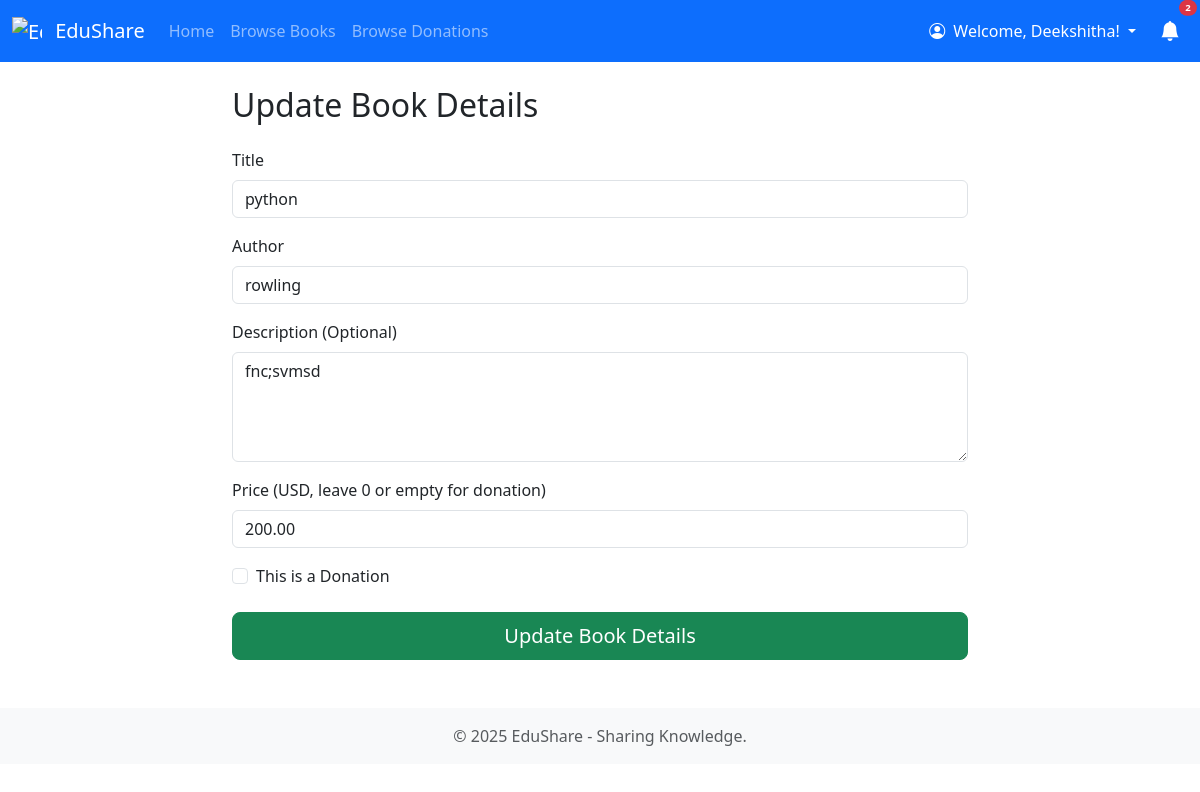
/book/20/edit (signed in), run on the app's committed database.
### models.py (models this page shows, shortened)
class User(db.Model, UserMixin):
    id = db.Column(db.Integer, primary_key=True)
    username = db.Column(db.String(80), unique=True, nullable=False)
    email = db.Column(db.String(120), unique=True, nullable=False)
    password_hash = db.Column(db.String(128), nullable=False)
    phone_number = db.Column(db.String(20), nullable=True) # Existing
    books = db.relationship('Book', backref='owner', lazy='dynamic') # Changed lazy to 'dynamic' for potential filtering
    sent_requests = db.relationship('Transaction',
                                    foreign_keys='Transaction.requester_id',
                                    backref='requester',
                                    lazy='dynamic')
    received_requests = db.relationship('Transaction',
                                        foreign_keys='Transaction.owner_id',
                                        backref='book_owner', # Use specific backref name
                                        lazy='dynamic')
    notifications = db.relationship('Notification',
                                    backref='user',
                                    lazy='dynamic',
                                    order_by="Notification.timestamp.desc()") # Order notifications for user
    def unread_notifications_count(self):
        return Notification.query.filter_by(user_id=self.id, is_read=False).count()

class Book(db.Model):
    id = db.Column(db.Integer, primary_key=True)
    title = db.Column(db.String(150), nullable=False)
    author = db.Column(db.String(100), nullable=False)
    description = db.Column(db.Text, nullable=True)
    price = db.Column(db.Float, nullable=True)
    is_donation = db.Column(db.Boolean, default=False, nullable=False)
    status = db.Column(db.String(20), default='available', nullable=False, index=True) # Added index
    date_posted = db.Column(db.DateTime, nullable=False, default=datetime.utcnow, index=True) # Added index
    user_id = db.Column(db.Integer, db.ForeignKey('user.id'), nullable=False) # Existing FK
    transactions = db.relationship('Transaction', backref='book', lazy='dynamic')

### app.py (the view, shortened to what this page needs)
@app.route('/book/<int:book_id>/edit', methods=['GET', 'POST'])
@login_required
def edit_book(book_id):
    book = Book.query.get_or_404(book_id)
    if book.owner != current_user:
        abort(403)
    if book.status != 'available':
        flash('You cannot edit a book involved in a pending or completed transaction.', 'warning')
        return redirect(url_for('book_detail', book_id=book.id))
    form = AddBookForm(obj=book)
    return render_template('add_book.html', title='Edit Book Listing', form=form, legend='Update Book Details')

### forms.py
class AddBookForm(FlaskForm):
    title = StringField('Title', validators=[DataRequired(), Length(max=100)])
    author = StringField('Author', validators=[DataRequired(), Length(max=100)])
    description = TextAreaField('Description (Optional)', validators=[Optional(), Length(max=1000)])
    price = DecimalField('Price (USD, leave 0 or empty for donation)',
                         validators=[Optional(), NumberRange(min=0)],
                         places=2, rounding=None, default=0.00)
    is_donation = BooleanField('This is a Donation')
    submit = SubmitField('List Book')

### app.py (called while the page is built)
@login_manager.user_loader
def load_user(user_id):
    return User.query.get(int(user_id))

@app.context_processor
def inject_notification_count():
    count = 0
    if current_user.is_authenticated:
        try:
            count = current_user.unread_notifications_count()
        except Exception as e:
            app.logger.error(f"Error getting notification count for user {current_user.id}: {e}")
            count = 0 # Default to 0 if there's an error
    return dict(unread_notifications=count)

@app.context_processor # <<< ADD THIS DECORATOR
def inject_global_vars():
    return dict(
        now=datetime.utcnow() # Pass the current UTC datetime object
    )

### templates/add_book.html (shortened to what this page needs)
{% extends "base.html" %}
{% block content %}
    <div class="row justify-content-center">
        <div class="col-md-8">
            <h2 class="mb-4">{{ legend | default('Add a Book for Sale or Donation') }}</h2>
            <form method="POST" action="" novalidate>
                <div class="mb-3">
                    {{ form.title.label(class="form-label") }}
                    {% if form.title.errors %}
                        {{ form.title(class="form-control is-invalid") }}
                        <div class="invalid-feedback">
                            {% for error in form.title.errors %} <span>{{ error }}</span> {% endfor %}
                        </div>
                    {% else %}
                        {{ form.title(class="form-control") }}
                    {% endif %}
                </div>
                <div class="mb-3">
                    {{ form.author.label(class="form-label") }}
                    {% if form.author.errors %}
                        {{ form.author(class="form-control is-invalid") }}
                        <div class="invalid-feedback">
                            {% for error in form.author.errors %} <span>{{ error }}</span> {% endfor %}
                        </div>
                    {% else %}
                        {{ form.author(class="form-control") }}
                    {% endif %}
                </div>
                 <div class="mb-3">
                    {{ form.description.label(class="form-label") }}
                    {{ form.description(class="form-control book-description", rows=4) }}
                 </div>
                 <div class="mb-3">
                    {{ form.price.label(class="form-label") }}
                     {% if form.price.errors %}
                        {{ form.price(class="form-control is-invalid", step="0.01", type="number") }}
                        <div class="invalid-feedback">
                            {% for error in form.price.errors %} <span>{{ error }}</span> {% endfor %}
                        </div>
                    {% else %}
                        {{ form.price(class="form-control", step="0.01", type="number", placeholder="e.g., 15.00 - leave blank or 0 for donation") }}
                    {% endif %}
                 </div>
                <div class="mb-3 form-check">
                    {{ form.is_donation(class="form-check-input") }}
                    {{ form.is_donation.label(class="form-check-label") }}
                </div>
                <div class="d-grid gap-2 mt-4">
                    <button type="submit" class="btn btn-success btn-lg">{{ legend | default('Add Book') }}</button>
                </div>
            </form>
        </div>
    </div>
{% endblock %}

### templates/base.html (shortened to what this page needs)
<!DOCTYPE html>
<html lang="en">
<head>
    <link href="https://cdn.jsdelivr.net/npm/bootstrap@5.3.2/dist/css/bootstrap.min.css" rel="stylesheet">
    <link rel="stylesheet" href="https://cdn.jsdelivr.net/npm/bootstrap-icons@1.11.1/font/bootstrap-icons.css">
    <link rel="stylesheet" href="{{ url_for('static', filename='css/style.css') }}">
</head>
<body>
    <nav class="navbar navbar-expand-lg navbar-dark bg-primary">
        <div class="container-fluid">
            <a class="navbar-brand" href="{{ url_for('index') }}">
                <img src="{{ url_for('static', filename='images/edushare pic.png') }}" alt="EduShare Logo" width="30" height="30" class="d-inline-block align-text-top me-2">
                EduShare
            </a>
            <div class="collapse navbar-collapse" id="navbarNav">
                <ul class="navbar-nav me-auto mb-2 mb-lg-0">
                    <li class="nav-item">
                        <a class="nav-link {% if request.endpoint == 'index' %}active{% endif %}" href="{{ url_for('index') }}">Home</a>
                    </li>
                    <li class="nav-item">
                        <a class="nav-link {% if request.endpoint == 'browse_books' %}active{% endif %}" href="{{ url_for('browse_books') }}">Browse Books</a>
                    </li>
                    <li class="nav-item">
                        <a class="nav-link {% if request.endpoint == 'browse_donations' %}active{% endif %}" href="{{ url_for('browse_donations') }}">Browse Donations</a>
                    </li>
                </ul>
                <ul class="navbar-nav ms-auto mb-2 mb-lg-0 align-items-center">
                    {% if current_user.is_authenticated %}
                       <li class="nav-item dropdown">
                           <a class="nav-link dropdown-toggle text-white" href="#" id="navbarUserDropdown" role="button" data-bs-toggle="dropdown" aria-expanded="false">
                              <i class="bi bi-person-circle me-1"></i> Welcome, {{ current_user.username }}!
                           </a>
                       </li>
                       <li class="nav-item ms-2">
                           <a class="nav-link text-white position-relative" href="{{ url_for('notifications') }}" title="Notifications">
                               <i class="bi bi-bell-fill fs-5"></i>
                               {% if unread_notifications > 0 %}
                               <span class="position-absolute top-0 start-100 translate-middle badge rounded-pill bg-danger" style="font-size: 0.6em;">
                                   {{ unread_notifications }}
                               </span>
                               {% endif %}
                           </a>
                       </li>
                    {% endif %}
                </ul>
            </div>
        </div>
    </nav>
    <main class="container mt-4 mb-5">
        {% block content %}{% endblock %}
    </main>
    <footer class="footer mt-auto py-3 bg-light text-center">
        <div class="container">
            <span class="text-muted">© {{ now.year }} EduShare - Sharing Knowledge.</span>
        </div>
    </footer>
</body>
</html>

### static/css/style.css (style rules this page uses)
.book-description { white-space: pre-wrap; }

### data on the page
User: username "Deekshitha"
Book: title "python", author "rowling", description "fnc;svmsd", price "200.00"

### other printed values
{{ unread_notifications }} "2"
{{ legend | default('Add a Book for Sale or Donation') }} "Update Book Details"
{{ legend | default('Add Book') }} "Update Book Details"
